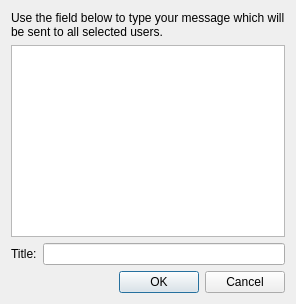
<?xml version="1.0" encoding="UTF-8"?>
<ui version="4.0">
 <author>Tobias Junghans</author>
 <class>TextMessageDialog</class>
 <widget class="QDialog" name="TextMessageDialog">
  <property name="windowTitle">
   <string>Send text message</string>
  </property>
  <property name="windowIcon">
   <iconset theme="veyon-text-message">
    <normaloff>:/icons/veyon-modern/scalable/veyon-text-message.png</normaloff>:/icons/veyon-modern/scalable/veyon-text-message.png</iconset>
  </property>
  <layout class="QVBoxLayout" name="verticalLayout">
   <item>
    <widget class="QLabel" name="label_3">
     <property name="text">
      <string>Use the field below to type your message which will be sent to all selected users.</string>
     </property>
     <property name="wordWrap">
      <bool>true</bool>
     </property>
    </widget>
   </item>
   <item>
    <widget class="QTextEdit" name="textEdit"/>
   </item>
   <item>
    <layout class="QHBoxLayout" name="titleLayout">
     <item>
      <widget class="QLabel" name="titleLabel">
       <property name="text">
        <string>Title:</string>
       </property>
      </widget>
     </item>
     <item>
      <widget class="QLineEdit" name="titleEdit">
       <property name="toolTip">
        <string>Optional custom title for the message window</string>
       </property>
      </widget>
     </item>
    </layout>
   </item>
   <item>
    <widget class="QDialogButtonBox" name="buttonBox">
     <property name="standardButtons">
      <set>QDialogButtonBox::Cancel|QDialogButtonBox::Ok</set>
     </property>
    </widget>
   </item>
  </layout>
 </widget>
 <resources>
  <include location="textmessage.qrc"/>
 </resources>
 <connections>
  <connection>
   <sender>buttonBox</sender>
   <signal>accepted()</signal>
   <receiver>TextMessageDialog</receiver>
   <slot>accept()</slot>
   <hints>
    <hint type="sourcelabel">
     <x>199</x>
     <y>384</y>
    </hint>
    <hint type="destinationlabel">
     <x>199</x>
     <y>206</y>
    </hint>
   </hints>
  </connection>
  <connection>
   <sender>buttonBox</sender>
   <signal>rejected()</signal>
   <receiver>TextMessageDialog</receiver>
   <slot>reject()</slot>
   <hints>
    <hint type="sourcelabel">
     <x>199</x>
     <y>384</y>
    </hint>
    <hint type="destinationlabel">
     <x>199</x>
     <y>206</y>
    </hint>
   </hints>
  </connection>
 </connections>
</ui>
